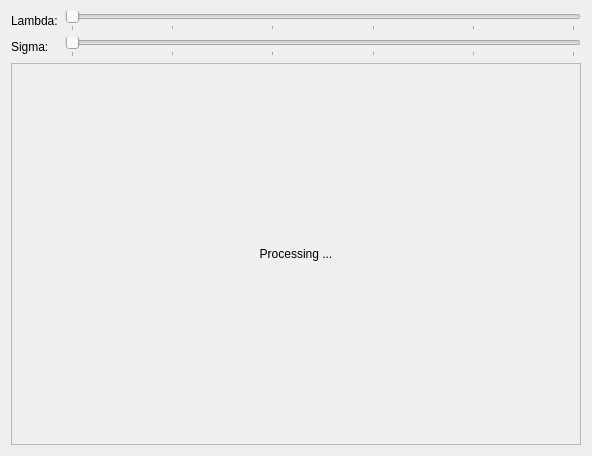
<?xml version="1.0" encoding="UTF-8"?>
<ui version="4.0">
 <class>MainWindow</class>
 <widget class="QMainWindow" name="MainWindow">
  <property name="geometry">
   <rect>
    <x>0</x>
    <y>0</y>
    <width>592</width>
    <height>456</height>
   </rect>
  </property>
  <property name="windowTitle">
   <string>MainWindow</string>
  </property>
  <widget class="QWidget" name="centralWidget">
   <layout class="QVBoxLayout" name="verticalLayout">
    <item>
     <layout class="QHBoxLayout" name="horizontalLayout_3">
      <item>
       <layout class="QVBoxLayout" name="verticalLayout_2">
        <item>
         <widget class="QLabel" name="label_3">
          <property name="text">
           <string>Lambda:</string>
          </property>
         </widget>
        </item>
        <item>
         <widget class="QLabel" name="label_2">
          <property name="text">
           <string>Sigma:   </string>
          </property>
         </widget>
        </item>
       </layout>
      </item>
      <item>
       <layout class="QVBoxLayout" name="verticalLayout_3">
        <item>
         <widget class="QSlider" name="lambdaSlider">
          <property name="maximum">
           <number>20</number>
          </property>
          <property name="orientation">
           <enum>Qt::Horizontal</enum>
          </property>
          <property name="tickPosition">
           <enum>QSlider::TicksBelow</enum>
          </property>
          <property name="tickInterval">
           <number>4</number>
          </property>
         </widget>
        </item>
        <item>
         <widget class="QSlider" name="sigmaSlider">
          <property name="maximum">
           <number>5</number>
          </property>
          <property name="orientation">
           <enum>Qt::Horizontal</enum>
          </property>
          <property name="tickPosition">
           <enum>QSlider::TicksBelow</enum>
          </property>
          <property name="tickInterval">
           <number>1</number>
          </property>
         </widget>
        </item>
       </layout>
      </item>
     </layout>
    </item>
    <item>
     <layout class="QHBoxLayout" name="horizontalLayout">
      <item>
       <spacer name="verticalSpacer">
        <property name="orientation">
         <enum>Qt::Vertical</enum>
        </property>
        <property name="sizeHint" stdset="0">
         <size>
          <width>0</width>
          <height>40</height>
         </size>
        </property>
       </spacer>
      </item>
      <item>
       <widget class="QLabel" name="imageLabel">
        <property name="frameShape">
         <enum>QFrame::StyledPanel</enum>
        </property>
        <property name="text">
         <string>Processing ...</string>
        </property>
        <property name="alignment">
         <set>Qt::AlignCenter</set>
        </property>
       </widget>
      </item>
     </layout>
    </item>
   </layout>
  </widget>
 </widget>
 <layoutdefault spacing="6" margin="11"/>
 <resources/>
 <connections/>
</ui>
